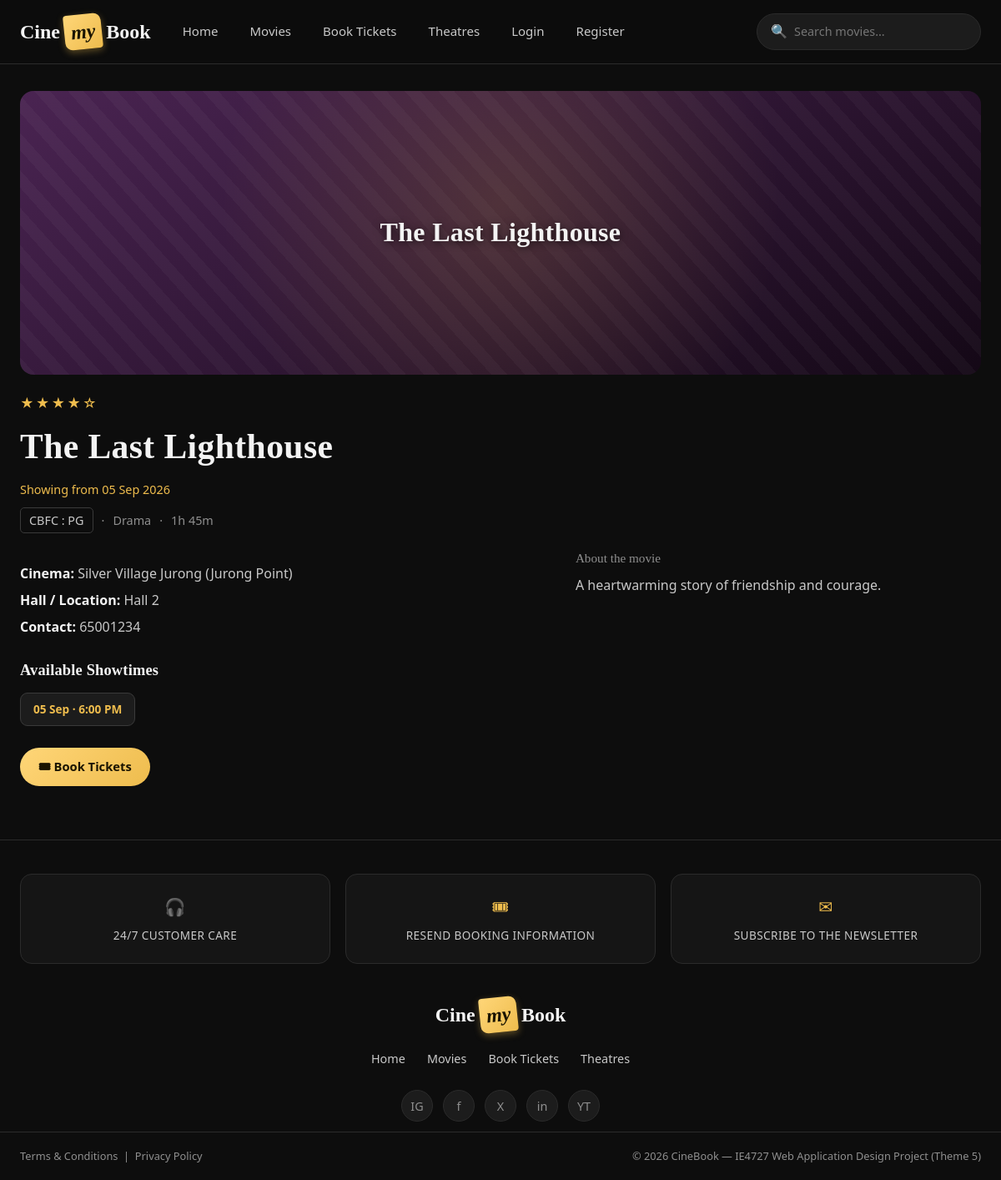
Before: /movie_details.php?id=2 with the older database file.
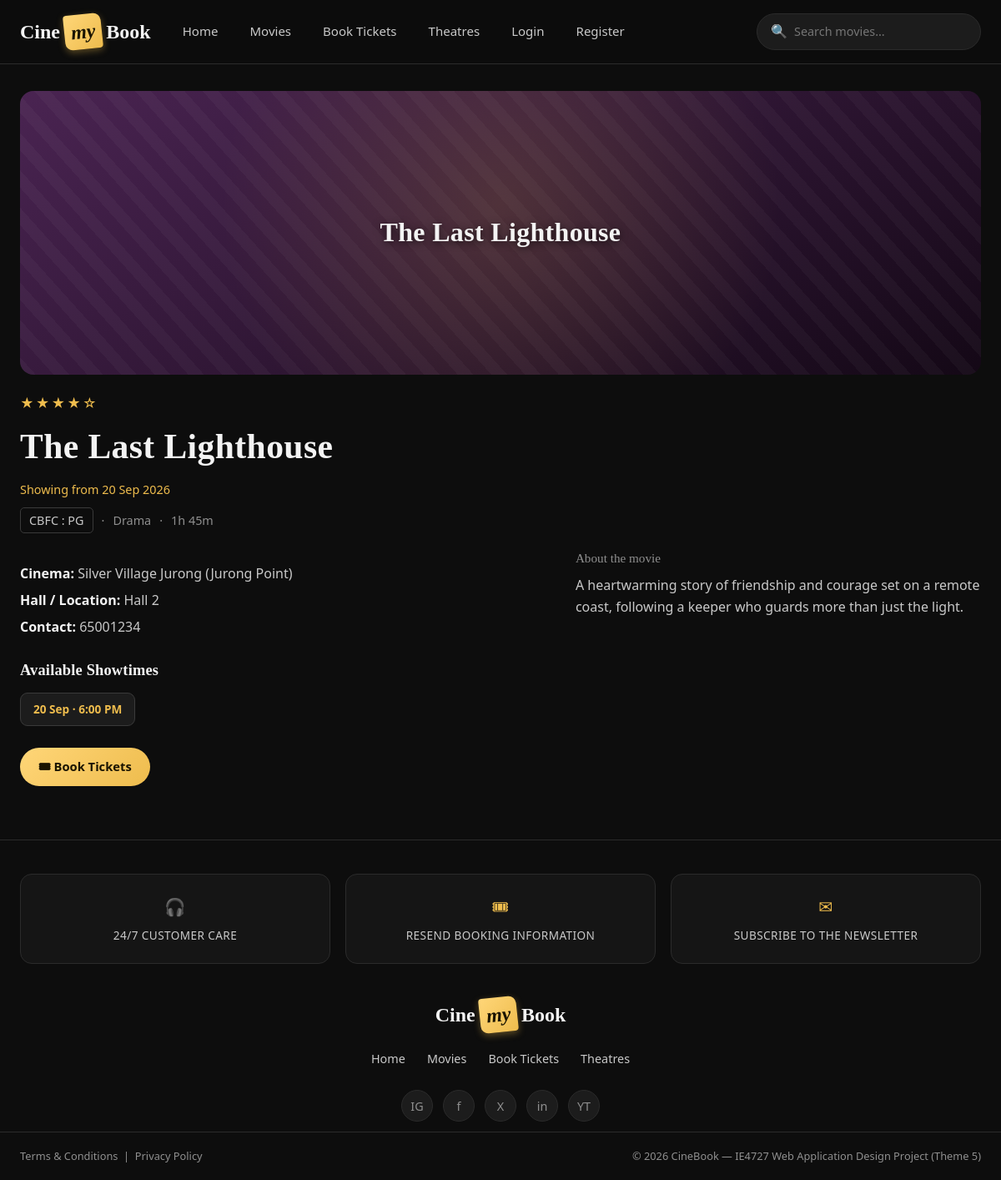
After: the same page with the newer database file.
### tables this page shows
CREATE TABLE movie (
    Movie_ID INT AUTO_INCREMENT PRIMARY KEY,
    Location VARCHAR(150),
    Date DATE,
    Showtime TIME,
    Description TEXT,
    Title VARCHAR(150) NOT NULL,
    Poster VARCHAR(255) DEFAULT '',
    Genre VARCHAR(80),
    Duration_Min INT,
    Certificate VARCHAR(10) DEFAULT 'PG',
    Stars TINYINT DEFAULT 4,
    Status VARCHAR(20) DEFAULT 'showing',
    Cinema_ID INT,
    FOREIGN KEY (Cinema_ID) REFERENCES cinema(Cinema_ID)
);

CREATE TABLE cinema (
    Cinema_ID INT AUTO_INCREMENT PRIMARY KEY,
    Cinema_Name VARCHAR(100) NOT NULL,
    Cinema_Cont VARCHAR(20),
    Bran_ID INT,
    FOREIGN KEY (Bran_ID) REFERENCES branch(Bran_ID)
);

CREATE TABLE branch (
    Bran_ID INT AUTO_INCREMENT PRIMARY KEY,
    Bran_Location VARCHAR(150) NOT NULL,
    Manager_ID INT,
    FOREIGN KEY (Manager_ID) REFERENCES manager(Manager_ID)
);

### includes/functions.php (called while the page is built, shortened)
<?php
function poster_file($poster) {
    $poster = trim((string) $poster);
    return '';
}
function poster_has_img($poster) {
    return poster_file($poster) !== '' ? ' has-img' : '';
}
function poster_style($poster) {
    $f = poster_file($poster);
    if ($f === '') return '';
    return ' style="background-image:url(\'images/posters/' . htmlspecialchars(rawurlencode($f)) . '\')"';
}

### movie_details.php (the view, shortened to what this page needs)
<?php
require_once 'includes/db_connect.php';
$movieId = isset($_GET['id']) ? intval($_GET['id']) : 0;
$stmt = $conn->prepare("SELECT m.*, c.Cinema_Name, c.Cinema_Cont, b.Bran_Location
                         FROM movie m
                         LEFT JOIN cinema c ON m.Cinema_ID = c.Cinema_ID
                         LEFT JOIN branch b ON c.Bran_ID = b.Bran_ID
                         WHERE m.Movie_ID = ?");
$stmt->bind_param("i", $movieId);
$stmt->execute();
$movie = $stmt->get_result()->fetch_assoc();
include 'includes/header.php';
$stmt2 = $conn->prepare("SELECT Movie_ID, Date, Showtime FROM movie WHERE Title = ? ORDER BY Date, Showtime");
$stmt2->bind_param("s", $movie['Title']);
$stmt2->execute();
$showtimes = $stmt2->get_result();
?>
<div class="detail-banner<?php echo poster_has_img($movie['Poster']); ?>" data-genre="<?php echo htmlspecialchars($movie['Genre']); ?>"<?php echo poster_style($movie['Poster']); ?>>
    <?php if (poster_file($movie['Poster']) === ''): ?>
        <span class="poster-title serif" style="font-size:2em;position:relative;z-index:2;">
            <?php echo htmlspecialchars($movie['Title']); ?>
        </span>
    <?php endif; ?>
</div>
<div class="stars-inline"><?php echo starRating($movie['Stars']); ?></div>
<h1 class="detail-title"><?php echo htmlspecialchars($movie['Title']); ?></h1>
<p style="color:var(--gold);font-size:0.9em;">Showing from <?php echo date("d M Y", strtotime($movie['Date'])); ?></p>
<div class="detail-meta">
    <span class="pill">CBFC : <?php echo htmlspecialchars($movie['Certificate']); ?></span>
    <span>&middot;</span>
    <span><?php echo htmlspecialchars($movie['Genre']); ?></span>
    <span>&middot;</span>
    <span><?php echo formatDuration($movie['Duration_Min']); ?></span>
</div>
<div class="detail-grid">
    <div>
        <p class="detail-facts">
            <strong>Cinema:</strong> <?php echo htmlspecialchars($movie['Cinema_Name']); ?>
            (<?php echo htmlspecialchars($movie['Bran_Location']); ?>)<br>
            <strong>Hall / Location:</strong> <?php echo htmlspecialchars($movie['Location']); ?><br>
            <strong>Contact:</strong> <?php echo htmlspecialchars($movie['Cinema_Cont']); ?>
        </p>
        <h3 style="margin-top:22px;font-size:1.15em;">Available Showtimes</h3>
        <div class="showtime-list">
            <?php while ($s = $showtimes->fetch_assoc()): ?>
                <a class="showtime-chip" href="booking.php?movie_id=<?php echo $s['Movie_ID']; ?>">
                    <?php echo date("d M", strtotime($s['Date'])); ?> &middot; <?php echo date("g:i A", strtotime($s['Showtime'])); ?>
                </a>
            <?php endwhile; ?>
        </div>
        <p style="margin-top:26px;">
            <a href="booking.php?movie_id=<?php echo $movie['Movie_ID']; ?>" class="btn">&#127903; Book Tickets</a>
        </p>
    </div>
    <div>
        <p class="about-title">About the movie</p>
        <p style="color:var(--text-mid);"><?php echo nl2br(htmlspecialchars($movie['Description'])); ?></p>
    </div>
</div>
<?php include 'includes/footer.php'; $conn->close(); ?>

### includes/header.php (shortened to what this page needs)
<?php
$currentPage = basename($_SERVER['PHP_SELF']);
function navActive($page) {
    global $currentPage;
    return $currentPage === $page ? ' class="active"' : '';
}
function formatDuration($min) {
    $min = (int) $min;
    $h = intdiv($min, 60);
    $m = $min % 60;
    return ($h > 0 ? $h . "h " : "") . $m . "m";
}
function starRating($stars) {
    $stars = max(0, min(5, (int) $stars));
    return str_repeat("\u{2605}", $stars) . str_repeat("\u{2606}", 5 - $stars);
}
?>
<!DOCTYPE html>
<html lang="en">
<head>
<link rel="stylesheet" href="css/style.css">
</head>
<body>
<header class="site-header">
    <div class="header-inner">
        <a href="index.php" class="logo">Cine<span class="tk">my</span>Book</a>
        <nav class="main-nav" aria-label="Main navigation">
            <ul class="nav-links">
                <li><a href="index.php"<?php echo navActive('index.php'); ?>>Home</a></li>
                <li><a href="movies.php"<?php echo navActive('movies.php'); ?>>Movies</a></li>
                <li><a href="booking.php"<?php echo navActive('booking.php'); ?>>Book Tickets</a></li>
                <li><a href="about.php"<?php echo navActive('about.php'); ?>>Theatres</a></li>
                <?php if (isset($_SESSION['cust_id'])): ?>
                    <li><a href="my_bookings.php"<?php echo navActive('my_bookings.php'); ?>>Your Tickets</a></li>
                    <li><a href="logout.php">Logout</a></li>
                <?php else: ?>
                    <li><a href="login.php"<?php echo navActive('login.php'); ?>>Login</a></li>
                    <li><a href="register.php"<?php echo navActive('register.php'); ?>>Register</a></li>
                <?php endif; ?>
            </ul>
        </nav>
        <form class="header-search" method="GET" action="movies.php" role="search">
            <span class="ico">&#128269;</span>
            <input type="search" name="q" placeholder="Search movies…"
                   value="<?php echo htmlspecialchars($_GET['q'] ?? ''); ?>">
        </form>
    </div>
</header>
<main class="page-wrap">

### includes/footer.php
</main>
<footer class="site-footer">
    <div class="footer-features">
        <div class="feature-card"><span class="fico">&#127911;</span>24/7 CUSTOMER CARE</div>
        <div class="feature-card"><span class="fico">&#127903;</span>RESEND BOOKING INFORMATION</div>
        <div class="feature-card"><span class="fico">&#9993;</span>SUBSCRIBE TO THE NEWSLETTER</div>
    </div>
    <div class="footer-brand">
        <a href="index.php" class="logo">Cine<span class="tk">my</span>Book</a>
    </div>
    <nav class="footer-nav" aria-label="Footer navigation">
        <a href="index.php">Home</a>
        <a href="movies.php">Movies</a>
        <a href="booking.php">Book Tickets</a>
        <a href="about.php">Theatres</a>
    </nav>
    <div class="footer-socials" aria-hidden="true">
        <span class="social-ico">IG</span>
        <span class="social-ico">f</span>
        <span class="social-ico">X</span>
        <span class="social-ico">in</span>
        <span class="social-ico">YT</span>
    </div>
    <div class="footer-legal">
        <span>Terms &amp; Conditions &nbsp;|&nbsp; Privacy Policy</span>
        <span>&copy; <?php echo date("Y"); ?> CineBook — IE4727 Web Application Design Project (Theme 5)</span>
    </div>
</footer>
</body>
</html>

Changed rows visible on the page:
changed movie "6:00 PM": Date "05 Sep 2026" → "20 Sep 2026"; Date "05 Sep" → "20 Sep"; Description "A heartwarming story of friendship and courage." → "A heartwarming story of friendship and courage set on a remote coast, following a keeper who guards more than just the light."
